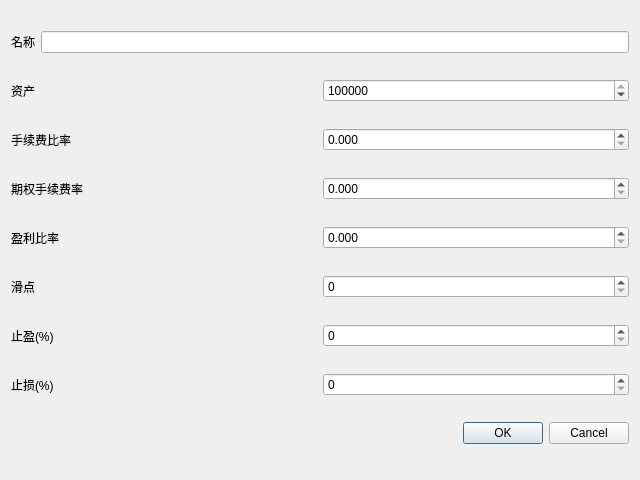
<?xml version="1.0" encoding="UTF-8"?>
<ui version="4.0">
 <class>Dialog</class>
 <widget class="QDialog" name="Dialog">
  <property name="geometry">
   <rect>
    <x>0</x>
    <y>0</y>
    <width>640</width>
    <height>480</height>
   </rect>
  </property>
  <property name="windowTitle">
   <string>Dialog</string>
  </property>
  <property name="windowIcon">
   <iconset>
    <normaloff>../icon/add.png</normaloff>../icon/add.png</iconset>
  </property>
  <layout class="QVBoxLayout" name="verticalLayout">
   <item>
    <layout class="QHBoxLayout" name="horizontalLayout">
     <item>
      <widget class="QLabel" name="label">
       <property name="text">
        <string>名称</string>
       </property>
      </widget>
     </item>
     <item>
      <widget class="QLineEdit" name="name"/>
     </item>
    </layout>
   </item>
   <item>
    <layout class="QHBoxLayout" name="horizontalLayout_2">
     <item>
      <widget class="QLabel" name="label_2">
       <property name="text">
        <string>资产</string>
       </property>
      </widget>
     </item>
     <item>
      <widget class="QSpinBox" name="assert_value">
       <property name="maximum">
        <number>100000000</number>
       </property>
       <property name="value">
        <number>50000000</number>
       </property>
      </widget>
     </item>
    </layout>
   </item>
   <item>
    <layout class="QHBoxLayout" name="horizontalLayout_3">
     <item>
      <widget class="QLabel" name="label_3">
       <property name="text">
        <string>手续费比率</string>
       </property>
      </widget>
     </item>
     <item>
      <widget class="QDoubleSpinBox" name="commission_rate">
       <property name="decimals">
        <number>3</number>
       </property>
       <property name="singleStep">
        <double>0.001000000000000</double>
       </property>
      </widget>
     </item>
    </layout>
   </item>
   <item>
    <layout class="QHBoxLayout" name="horizontalLayout_4">
     <item>
      <widget class="QLabel" name="label_4">
       <property name="text">
        <string>期权手续费率</string>
       </property>
      </widget>
     </item>
     <item>
      <widget class="QDoubleSpinBox" name="option_commission_rate">
       <property name="decimals">
        <number>3</number>
       </property>
       <property name="singleStep">
        <double>0.001000000000000</double>
       </property>
      </widget>
     </item>
    </layout>
   </item>
   <item>
    <layout class="QHBoxLayout" name="horizontalLayout_8">
     <item>
      <widget class="QLabel" name="label_8">
       <property name="text">
        <string>盈利比率</string>
       </property>
      </widget>
     </item>
     <item>
      <widget class="QDoubleSpinBox" name="profit_ratio">
       <property name="decimals">
        <number>3</number>
       </property>
       <property name="singleStep">
        <double>0.001000000000000</double>
       </property>
      </widget>
     </item>
    </layout>
   </item>
   <item>
    <layout class="QHBoxLayout" name="horizontalLayout_5">
     <item>
      <widget class="QLabel" name="label_5">
       <property name="text">
        <string>滑点</string>
       </property>
      </widget>
     </item>
     <item>
      <widget class="QSpinBox" name="slide_point"/>
     </item>
    </layout>
   </item>
   <item>
    <layout class="QHBoxLayout" name="horizontalLayout_6">
     <item>
      <widget class="QLabel" name="label_6">
       <property name="text">
        <string>止盈(%)</string>
       </property>
      </widget>
     </item>
     <item>
      <widget class="QSpinBox" name="stop_profit"/>
     </item>
    </layout>
   </item>
   <item>
    <layout class="QHBoxLayout" name="horizontalLayout_7">
     <item>
      <widget class="QLabel" name="label_7">
       <property name="text">
        <string>止损(%)</string>
       </property>
      </widget>
     </item>
     <item>
      <widget class="QSpinBox" name="stop_loss"/>
     </item>
    </layout>
   </item>
   <item>
    <widget class="QDialogButtonBox" name="buttonBox">
     <property name="orientation">
      <enum>Qt::Horizontal</enum>
     </property>
     <property name="standardButtons">
      <set>QDialogButtonBox::Cancel|QDialogButtonBox::Ok</set>
     </property>
    </widget>
   </item>
  </layout>
 </widget>
 <resources/>
 <connections>
  <connection>
   <sender>buttonBox</sender>
   <signal>accepted()</signal>
   <receiver>Dialog</receiver>
   <slot>accept()</slot>
   <hints>
    <hint type="sourcelabel">
     <x>248</x>
     <y>254</y>
    </hint>
    <hint type="destinationlabel">
     <x>157</x>
     <y>274</y>
    </hint>
   </hints>
  </connection>
  <connection>
   <sender>buttonBox</sender>
   <signal>rejected()</signal>
   <receiver>Dialog</receiver>
   <slot>reject()</slot>
   <hints>
    <hint type="sourcelabel">
     <x>316</x>
     <y>260</y>
    </hint>
    <hint type="destinationlabel">
     <x>286</x>
     <y>274</y>
    </hint>
   </hints>
  </connection>
 </connections>
</ui>
